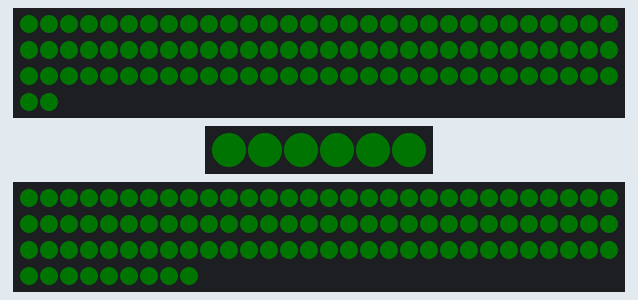
Recording of a program running on a simulated Seeed XIAO ESP32-C3. Shown: 92 RGB LEDs in strip order, left to right, continuing on the next row, 6 RGB LEDs in strip order, left to right, 99 RGB LEDs in strip order, left to right, continuing on the next row. Dim RGB values are drawn brighter than linear; random numbers use the default seed unless the program sets one; what the program prints to the serial monitor is not drawn.

Above: at 0.1 s.
Timing chart, 0 to 40.0 s (numbered marks = the images above):
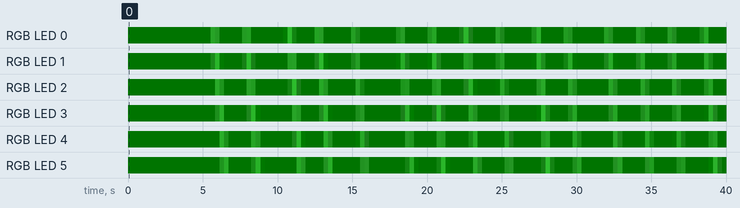

The program:

main.cpp
```cpp
/*
 * LED TREE — Standalone Animation
 *
 * Tree: Sap flow animation (3 strips, 197 LEDs)
 *
 * Available Effects:
 *   - DepthWaveForeground: Wave flowing up/down tree
 *   - SapFlowForeground: Particles rising through tree
 */

#include "TreeTopology.h"

#ifndef STREAMING_MODE

#include "TreeEffect.h"
#include "foregrounds/SapFlowForeground.h"

// Global tree instance
Tree tree;

// ===== TREE ANIMATION =====

// Forest green sap flow
void sapFlowAnimation() {
  // Time-based defaults captured from prior frame-based version (delay(40), ~21fps).
  static SapFlowForeground sap(&tree, 34, 139, 34);
  sap.update();
  sap.render();
}

// ===== MAIN =====

void setup() {
  Serial.begin(115200);
  Serial.println("=================================");
  Serial.println("LED TREE");
  Serial.println("=================================");
  Serial.print("Tree LEDs: ");
  Serial.println(tree.getNumLEDs());

  tree.begin();

  Serial.println("Tree: sap flow");
  Serial.println("Ready!");
}

void loop() {
  sapFlowAnimation();
  // No artificial frame cap. Adafruit_NeoPixel::show() blocks during WS2812
  // transmission (~6ms across 3 strips), giving a natural ~120fps ceiling.
}

#endif  // !STREAMING_MODE
```

TreeEffect.h
```cpp
#ifndef TREE_EFFECT_H
#define TREE_EFFECT_H

#include "TreeTopology.h"

// Blend modes for compositing layers
enum BlendMode {
  REPLACE,  // Background replaces previous content
  ADD,      // Additive blending (sum with cap at 255)
  ALPHA,    // Alpha blending (not yet implemented)
  MULTIPLY  // Multiply blending (not yet implemented)
};

// Base class for all tree effects
// Renders directly to Tree strips (no buffer overhead)
class TreeEffect {
protected:
  Tree* tree;

public:
  TreeEffect(Tree* t) : tree(t) {}
  virtual ~TreeEffect() {}

  // Update effect state (called each frame)
  virtual void update() = 0;

  // Render effect directly to tree
  virtual void render() = 0;
};

// Base class for background effects
class TreeBackgroundEffect : public TreeEffect {
public:
  TreeBackgroundEffect(Tree* t) : TreeEffect(t) {}
  virtual void render() = 0;
};

// Base class for foreground effects
class TreeForegroundEffect : public TreeEffect {
public:
  TreeForegroundEffect(Tree* t) : TreeEffect(t) {}
  virtual void render() = 0;
};

#endif
```

TreeTopology.h
```cpp
#ifndef TREE_TOPOLOGY_H
#define TREE_TOPOLOGY_H

#include <Adafruit_NeoPixel.h>

/*
 * TREE TOPOLOGY - Single Physical Tree (Memory Optimized)
 *
 * This tree has 197 total LEDs across 3 physical strips
 *
 * STRIP 1 (Pin 13) - Lower Tree Section - 92 LEDs
 *   └─ Lower Trunk: LEDs 0-38 (depth 0-38)
 *       ├─ Branch A: LEDs 38-61 (depth 38-61) - splits at depth 38
 *       └─ Branch B: LEDs 62-91 (depth 38-67) - splits at depth 38
 *
 * STRIP 2 (Pin 12) - Side Branch - 6 LEDs
 *   └─ Branch C: LEDs 0-5 (depth 25-30) - splits from trunk at depth 25
 *
 * STRIP 3 (Pin 11) - Upper Tree Section - 99 LEDs
 *   └─ Upper Trunk: LEDs 0-70 (depth 0-70) - continues from strip 1
 *       ├─ Branch D: LEDs 71-72 (depth 43-44) - splits at depth 43
 *       └─ Branch E: LEDs 73-98 (depth 43-68) - splits at depth 43
 */

// Pin assignments (overridable via build flags for ESP32 etc.)
#ifndef STRIP1_PIN
#define STRIP1_PIN 13
#endif
#ifndef STRIP2_PIN
#define STRIP2_PIN 12
#endif
#ifndef STRIP3_PIN
#define STRIP3_PIN 11
#endif

// Strip LED counts
#define STRIP1_LEDS 92
#define STRIP2_LEDS 6
#define STRIP3_LEDS 99

// Tree topology constants
#define MAX_DEPTH 70

// Compact LED node - only 3 bytes per LED instead of 10+
struct CompactNode {
  uint8_t stripId;      // 0=strip1, 1=strip2, 2=strip3
  uint8_t stripIndex;   // Index on that strip
  uint8_t depth;        // Depth in tree (0-70)
};

// Tree class manages the physical tree structure
class Tree {
private:
  Adafruit_NeoPixel strip1;
  Adafruit_NeoPixel strip2;
  Adafruit_NeoPixel strip3;

  // Compact representation - 3 bytes × 197 = 591 bytes (vs ~2000 bytes before!)
  CompactNode nodes[197];
  uint8_t numNodes;

  void initializeTopology() {
    uint8_t idx = 0;

    // STRIP 1 - Lower tree section (pin 13)

    // Lower trunk: LEDs 0-38, depths 0-38
    for (uint8_t i = 0; i <= 38; i++) {
      nodes[idx].stripId = 0;
      nodes[idx].stripIndex = i;
      nodes[idx].depth = i;
      idx++;
    }

    // Branch A: LEDs 39-61, depths 39-61 (LED 38 is the fork point, already in trunk)
    for (uint8_t i = 39; i <= 61; i++) {
      nodes[idx].stripId = 0;
      nodes[idx].stripIndex = i;
      nodes[idx].depth = i;
      idx++;
    }

    // Branch B: LEDs 62-91, depths 38-67
    for (uint8_t i = 62; i <= 91; i++) {
      nodes[idx].stripId = 0;
      nodes[idx].stripIndex = i;
      nodes[idx].depth = 38 + (i - 62);
      idx++;
    }

    // STRIP 2 - Side branch (pin 12)

    // Branch C: LEDs 0-5, depths 25-30
    for (uint8_t i = 0; i < 6; i++) {
      nodes[idx].stripId = 1;
      nodes[idx].stripIndex = i;
      nodes[idx].depth = 25 + i;
      idx++;
    }

    // STRIP 3 - Upper tree section (pin 11)

    // Upper trunk: LEDs 0-70, depths 0-70
    for (uint8_t i = 0; i <= 70; i++) {
      nodes[idx].stripId = 2;
      nodes[idx].stripIndex = i;
      nodes[idx].depth = i;
      idx++;
    }

    // Branch D: LEDs 71-72, depths 43-44
    for (uint8_t i = 71; i <= 72; i++) {
      nodes[idx].stripId = 2;
      nodes[idx].stripIndex = i;
      nodes[idx].depth = 43 + (i - 71);
      idx++;
    }

    // Branch E: LEDs 73-98, depths 43-68
    for (uint8_t i = 73; i <= 98; i++) {
      nodes[idx].stripId = 2;
      nodes[idx].stripIndex = i;
      nodes[idx].depth = 43 + (i - 73);
      idx++;
    }

    numNodes = idx;
  }

  // Get strip pointer by ID
  inline Adafruit_NeoPixel* getStrip(uint8_t stripId) {
    switch(stripId) {
      case 0: return &strip1;
      case 1: return &strip2;
      case 2: return &strip3;
      default: return &strip1;
    }
  }

  // Get depth offset for animation (strip 3 has +1 offset)
  inline uint8_t getDepthOffset(uint8_t stripId) {
    return (stripId == 2) ? 1 : 0;
  }

public:
  Tree() :
    strip1(STRIP1_LEDS, STRIP1_PIN, NEO_GRB + NEO_KHZ800),
    strip2(STRIP2_LEDS, STRIP2_PIN, NEO_GRB + NEO_KHZ800),
    strip3(STRIP3_LEDS, STRIP3_PIN, NEO_GRB + NEO_KHZ800) {
    initializeTopology();
  }

  void begin() {
    strip1.begin();
    strip1.setBrightness(255);  // 100% brightness
    strip1.clear();
    strip1.show();

    strip2.begin();
    strip2.setBrightness(255);
    strip2.clear();
    strip2.show();

    strip3.begin();
    strip3.setBrightness(255);
    strip3.clear();
    strip3.show();
  }

  void show() {
    strip1.show();
    strip2.show();
    strip3.show();
  }

  void clear() {
    strip1.clear();
    strip2.clear();
    strip3.clear();
  }

  // Get number of LEDs
  uint8_t getNumLEDs() {
    return numNodes;
  }

  // Get depth of a node
  uint8_t getDepth(uint8_t nodeIndex) {
    return nodes[nodeIndex].depth;
  }

  // Get effective depth (with animation offset)
  uint8_t getEffectiveDepth(uint8_t nodeIndex) {
    return nodes[nodeIndex].depth + getDepthOffset(nodes[nodeIndex].stripId);
  }

  // Set color of a specific node
  void setNodeColor(uint8_t nodeIndex, uint8_t r, uint8_t g, uint8_t b) {
    CompactNode& node = nodes[nodeIndex];
    Adafruit_NeoPixel* strip = getStrip(node.stripId);
    strip->setPixelColor(node.stripIndex, strip->Color(r, g, b));
  }

  // Direct access to strips for advanced users
  Adafruit_NeoPixel& getStrip1() { return strip1; }
  Adafruit_NeoPixel& getStrip2() { return strip2; }
  Adafruit_NeoPixel& getStrip3() { return strip3; }
};

#endif
```

SapFlowForeground.h
```cpp
#ifndef SAP_FLOW_FOREGROUND_H
#define SAP_FLOW_FOREGROUND_H

#include "../TreeEffect.h"

// Sap flow effect - particles flow upward through the tree
// Optimized: Renders directly to tree (no buffer)
class SapFlowForeground : public TreeForegroundEffect {
private:
  struct SapParticle {
    float depth;
    float velocityPerSec;
    uint8_t brightness;
    bool active;
  };

  static const uint8_t MAX_PARTICLES = 12;
  SapParticle particles[MAX_PARTICLES];

  uint8_t r, g, b;
  uint32_t frameCount;

  // Time-based spawn control — everything in seconds, independent of FPS.
  // Defaults captured from the frame-based implementation at delay(40)/~21fps.
  float defaultVelocityPerSec;
  float minSpawnIntervalSec;
  float maxSpawnIntervalSec;
  float spawnRatePerSec;
  float timeSinceLastSpawnSec;
  unsigned long lastUpdateMs;

  // Legacy background color state (currently unused; render() uses a fixed bg).
  uint8_t currentR, currentG, currentB;
  int8_t directionR, directionG, directionB;

public:
  SapFlowForeground(Tree* tree, uint8_t red, uint8_t green, uint8_t blue,
                    float velocityPerSec = 7.25f,
                    float minIntervalSec = 1.91f,
                    float maxIntervalSec = 12.73f,
                    float spawnRate = 1.68f)
    : TreeForegroundEffect(tree),
      r(red), g(green), b(blue),
      frameCount(0),
      defaultVelocityPerSec(velocityPerSec),
      minSpawnIntervalSec(minIntervalSec),
      maxSpawnIntervalSec(maxIntervalSec),
      spawnRatePerSec(spawnRate),
      timeSinceLastSpawnSec(0),
      lastUpdateMs(0),
      currentR(200), currentG(255), currentB(100),
      directionR(-1), directionG(-1), directionB(-1) {

    for (uint8_t i = 0; i < MAX_PARTICLES; i++) {
      particles[i].active = false;
    }
  }

  void update() override {
    unsigned long now = millis();
    if (lastUpdateMs == 0) lastUpdateMs = now;
    float dt = (now - lastUpdateMs) / 1000.0f;
    if (dt > 0.1f) dt = 0.1f;  // clamp on long pauses (e.g. WiFi blips)
    lastUpdateMs = now;

    frameCount++;
    timeSinceLastSpawnSec += dt;

    bool shouldSpawn = false;
    if (timeSinceLastSpawnSec >= maxSpawnIntervalSec) {
      shouldSpawn = true;
    } else if (timeSinceLastSpawnSec >= minSpawnIntervalSec) {
      // Poisson-ish: P(spawn this frame) = rate * dt
      long threshold = (long)(spawnRatePerSec * dt * 1000000.0f);
      if (random(1000000) < threshold) {
        shouldSpawn = true;
      }
    }

    if (shouldSpawn) {
      for (uint8_t i = 0; i < MAX_PARTICLES; i++) {
        if (!particles[i].active) {
          particles[i].active = true;
          particles[i].depth = 0;
          particles[i].velocityPerSec = defaultVelocityPerSec;
          particles[i].brightness = 80 + random(70);
          timeSinceLastSpawnSec = 0;
#ifdef DIAG_LOG
          Serial.print("S "); Serial.print(now);
          Serial.print(" "); Serial.println(i);
#endif
          break;
        }
      }
    }

    for (uint8_t i = 0; i < MAX_PARTICLES; i++) {
      if (!particles[i].active) continue;
      particles[i].depth += particles[i].velocityPerSec * dt;
      if (particles[i].depth > MAX_DEPTH + 5) {
        particles[i].active = false;
      }
    }

#ifdef DIAG_LOG
    uint8_t ac = 0;
    float minDepth = 999;
    for (uint8_t i = 0; i < MAX_PARTICLES; i++) {
      if (particles[i].active) {
        ac++;
        if (particles[i].depth < minDepth) minDepth = particles[i].depth;
      }
    }
    Serial.print("F "); Serial.print(now);
    Serial.print(" "); Serial.print(ac);
    Serial.print(" "); Serial.print(timeSinceLastSpawnSec, 3);
    Serial.print(" "); Serial.println(minDepth, 2);
#endif
  }

  void render() override {
    // Solid deep green background at 1% brightness
    uint8_t baseBrightness = 3;  // ~1% of 255

    // Deep forest green (darkest)
    uint8_t bgR = (baseBrightness * 10) / 255;
    uint8_t bgG = (baseBrightness * 100) / 255;
    uint8_t bgB = (baseBrightness * 10) / 255;

    // Apply background to all LEDs
    for (uint8_t i = 0; i < tree->getNumLEDs(); i++) {
      tree->setNodeColor(i, bgR, bgG, bgB);
    }

    // Render each particle additively on top of background
    for (uint8_t p = 0; p < MAX_PARTICLES; p++) {
      if (!particles[p].active) continue;

      float particleDepth = particles[p].depth;
      uint8_t brightness = particles[p].brightness;

      // Render particle with soft edges
      for (uint8_t i = 0; i < tree->getNumLEDs(); i++) {
        uint8_t ledDepth = tree->getDepth(i);
        float distance = abs(ledDepth - particleDepth);

        if (distance < 3.0) {
          float falloff = 1.0 - (distance / 3.0);
          falloff = falloff * falloff;

          uint8_t particle_r = ((uint16_t)r * brightness * falloff) / 255;
          uint8_t particle_g = ((uint16_t)g * brightness * falloff) / 255;
          uint8_t particle_b = ((uint16_t)b * brightness * falloff) / 255;

          // Add particle color to background (additive blending)
          uint8_t final_r = min(255, bgR + particle_r);
          uint8_t final_g = min(255, bgG + particle_g);
          uint8_t final_b = min(255, bgB + particle_b);

          tree->setNodeColor(i, final_r, final_g, final_b);
        }
      }
    }

    tree->show();
  }
};

#endif
```

Measured:
- by itself, RGB LED 0: off → RGB(0, 1, 0) at 0.02 s, → RGB(9, 38, 9) 5.5 s later, → RGB(6, 26, 6) 0.30 s later, → RGB(0, 1, 0) 0.30 s later, … (48 changes in this stretch)
- by itself, RGB LED 1: off → RGB(0, 1, 0) at 0.02 s, → RGB(2, 11, 2) 5.5 s later, → RGB(15, 64, 15) 0.30 s later, → RGB(0, 3, 0) 0.30 s later, … (54 changes in this stretch)
